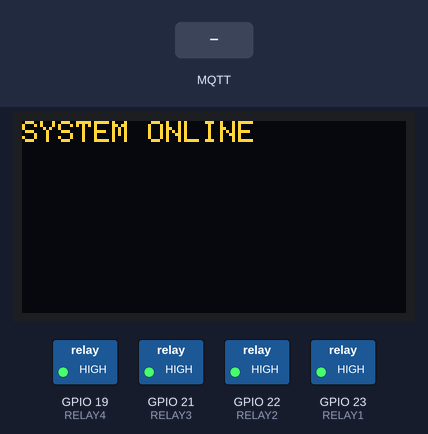
A sketch run on a simulated ESP32. Parts: 128×64 one-colour display, switched loads named in the sketch (green lamp = pin HIGH). The test bench sets the inputs (shaded band). The OLED is the two-colour kind (top 16 rows yellow); no MQTT or app messages arrive unless stated.

Above: at 1.2 s.
1.3 s: MQTT message "LIGHT_ON" arrives on the first subscribed topic
At 2.5 s:
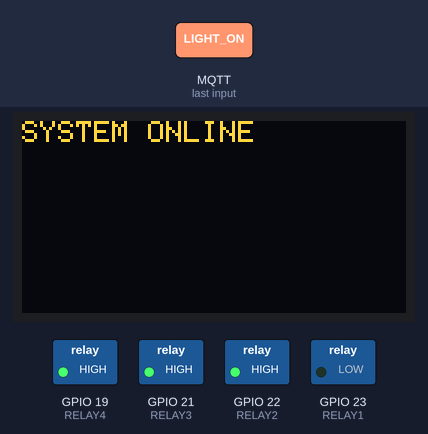
2.8 s: MQTT message "FAN_ON" arrives on the first subscribed topic
At 4.0 s:
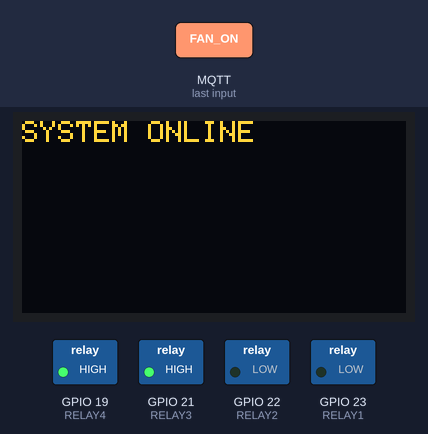
4.3 s: MQTT message "LIGHT_OFF" arrives on the first subscribed topic
At 5.5 s:
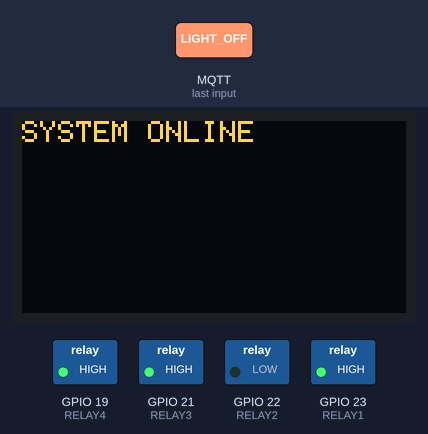
5.8 s: MQTT message "FAN_OFF" arrives on the first subscribed topic
At 6.8 s:
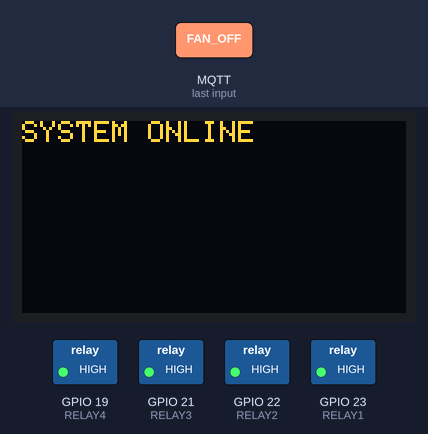
Timing chart, 0 to 8.3 s (numbered marks = the images above; inputs shaded):
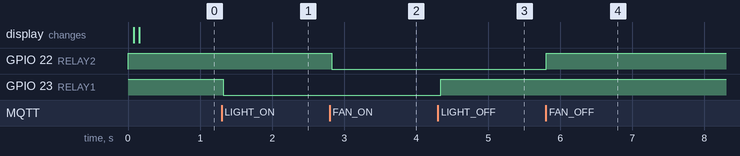

The sketch:

esp32_controller.ino
```cpp
#include "config.h"
#include "wifi_manager.h"
#include "mqtt_handler.h"
#include "relay_control.h"
#include "oled_display.h"

void setup() {

    Serial.begin(115200);

    initRelays();

    initOLED();

    connectWiFi();

    setupMQTT();

    displayBootScreen();
}

void loop() {

    if (!client.connected()) {
        reconnectMQTT();
    }

    client.loop();

    updateOLEDStatus();

    delay(20);
}
```

mqtt_handler.cpp
```cpp
#include <WiFi.h>
#include <PubSubClient.h>
#include "secrets.h"
#include "config.h"

WiFiClient espClient;
PubSubClient client(espClient);

void callback(char* topic, byte* payload, unsigned int length) {

    String message = "";

    for (int i = 0; i < length; i++) {

        message += (char)payload[i];
    }

    if (message == "LIGHT_ON") {

        digitalWrite(RELAY1, LOW);
    }

    if (message == "LIGHT_OFF") {

        digitalWrite(RELAY1, HIGH);
    }

    if (message == "FAN_ON") {

        digitalWrite(RELAY2, LOW);
    }

    if (message == "FAN_OFF") {

        digitalWrite(RELAY2, HIGH);
    }
}

void setupMQTT() {

    client.setServer(MQTT_SERVER, 1883);

    client.setCallback(callback);
}

void reconnectMQTT() {

    while (!client.connected()) {

        if (client.connect("ARC_REACTOR")) {

            client.subscribe("arc/reactor/control");
        }
    }
}
```

mqtt_handler.h
```cpp
#ifndef MQTT_HANDLER_H
#define MQTT_HANDLER_H

#include <PubSubClient.h>

extern PubSubClient client;

void setupMQTT();
void reconnectMQTT();

#endif
```

oled_display.cpp
```cpp
#include <Wire.h>
#include <Adafruit_GFX.h>
#include <Adafruit_SSD1306.h>

#define SCREEN_WIDTH 128
#define SCREEN_HEIGHT 64

Adafruit_SSD1306 display(SCREEN_WIDTH, SCREEN_HEIGHT, &Wire, -1);

void initOLED() {

    display.begin(SSD1306_SWITCHCAPVCC, 0x3C);

    display.clearDisplay();

    display.display();
}

void displayBootScreen() {

    display.setTextSize(2);

    display.setTextColor(WHITE);

    display.setCursor(10, 20);

    display.println("ARC CORE");

    display.display();
}

void updateOLEDStatus() {

    display.clearDisplay();

    display.setTextSize(1);

    display.setCursor(0,0);

    display.println("SYSTEM ONLINE");

    display.display();
}
```

oled_display.h
```cpp
#ifndef OLED_DISPLAY_H
#define OLED_DISPLAY_H

void initOLED();
void displayBootScreen();
void updateOLEDStatus();

#endif
```

relay_control.cpp
```cpp
#include <Arduino.h>
#include "config.h"

void initRelays() {

    pinMode(RELAY1, OUTPUT);
    pinMode(RELAY2, OUTPUT);
    pinMode(RELAY3, OUTPUT);
    pinMode(RELAY4, OUTPUT);

    digitalWrite(RELAY1, HIGH);
    digitalWrite(RELAY2, HIGH);
    digitalWrite(RELAY3, HIGH);
    digitalWrite(RELAY4, HIGH);
}
```

relay_control.h
```cpp
#ifndef RELAY_CONTROL_H
#define RELAY_CONTROL_H

void initRelays();

#endif
```

secrets.h
```cpp
#ifndef SECRETS_H
#define SECRETS_H

#define WIFI_SSID "YOUR_WIFI_NAME"
#define WIFI_PASSWORD "YOUR_WIFI_PASSWORD"

#define MQTT_SERVER "broker.hivemq.com"

#endif
```

wifi_manager.h
```cpp
#ifndef WIFI_MANAGER_H
#define WIFI_MANAGER_H

void connectWiFi();

#endif
```

config.h
```cpp
#ifndef CONFIG_H
#define CONFIG_H

#define RELAY1 23
#define RELAY2 22
#define RELAY3 21
#define RELAY4 19

#define OLED_SDA 21
#define OLED_SCL 22

#endif
```

Measured:
- after the input at 1.3 s, GPIO 23 (RELAY1): HIGH → LOW at once
- after the input at 2.8 s, GPIO 22 (RELAY2): HIGH → LOW at once
- after the input at 4.3 s, GPIO 23 (RELAY1): LOW → HIGH at once
- after the input at 5.8 s, GPIO 22 (RELAY2): LOW → HIGH at once
